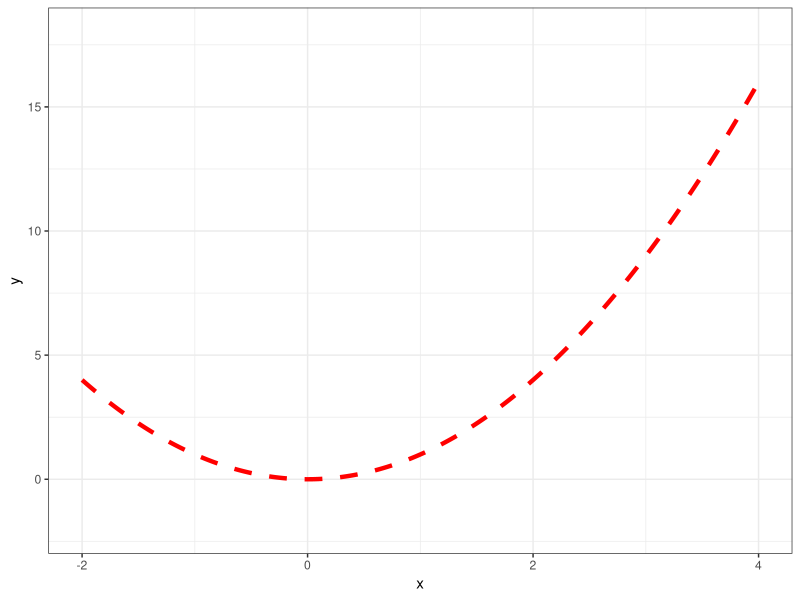
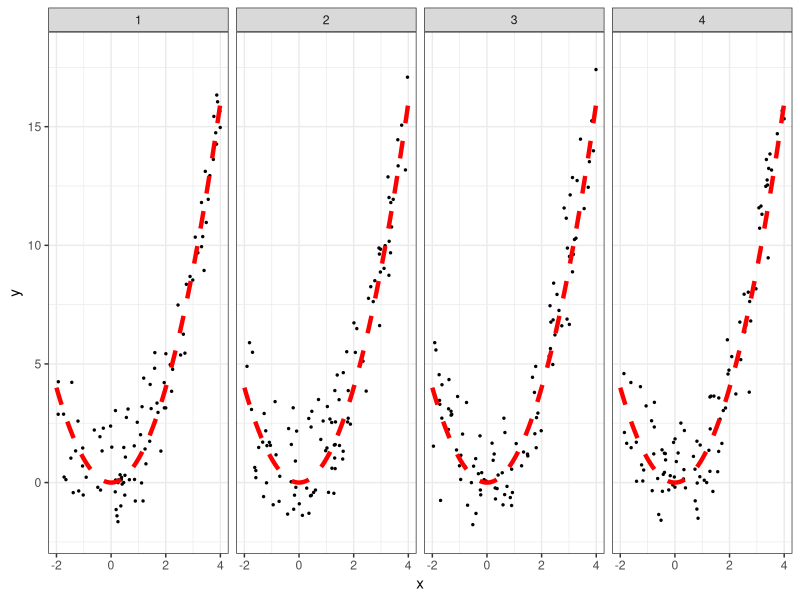
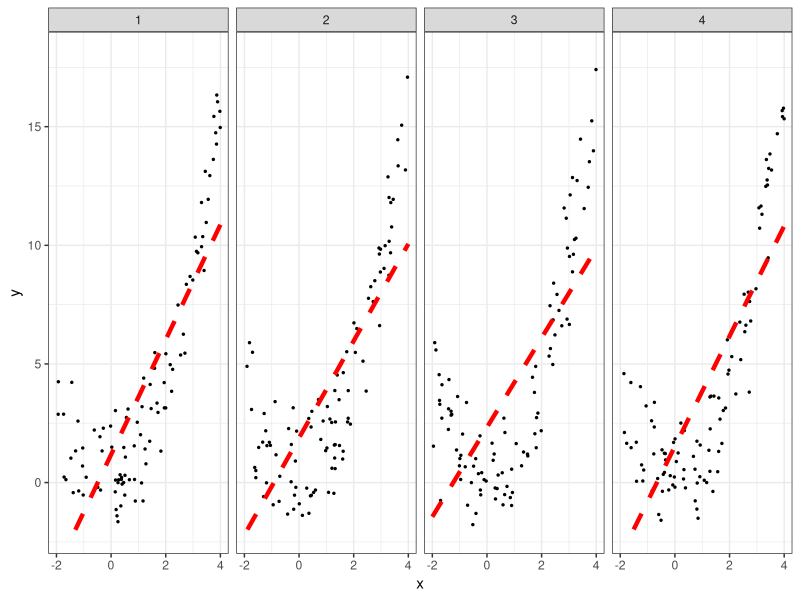
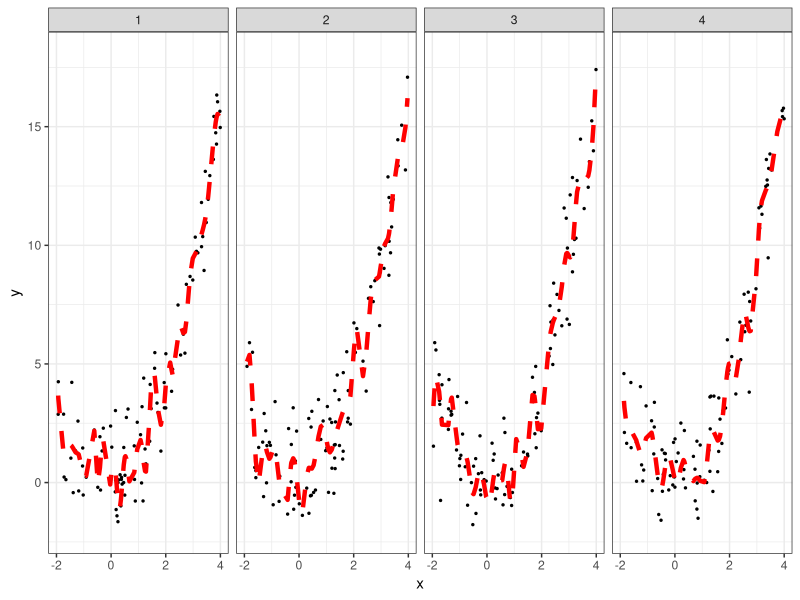

Here is the R script that generated these plots, in order:
## ---- chunk 1
knitr::opts_chunk$set(fig.retina = 3, warning = FALSE, message = FALSE)
## ---- chunk 2
#knitr::include_graphics("http://www.stat.cmu.edu/~pfreeman/flexibility.png")
## ---- chunk 3
#knitr::include_graphics("http://www.stat.cmu.edu/~pfreeman/flexibility.png")
## ---- chunk 4
#knitr::include_graphics("http://www.stat.cmu.edu/~pfreeman/flexibility.png")
## ---- chunk 5
knitr::include_graphics("https://66.media.tumblr.com/c4886c7b12f2a9a7d81cba3e8d8f1d00/bc9f1aa7fb6adf6d-7c/s1280x1920/a01569c35bebdac425baf4ed3360f1481580d4d6.jpg")
## ---- chunk 6
#knitr::include_graphics("http://www.stat.cmu.edu/~pfreeman/Flexibility.png")
## ---- chunk 7
#knitr::include_graphics("http://www.stat.cmu.edu/~pfreeman/Flexibility.png")
## ---- chunk 8
#knitr::include_graphics("http://www.stat.cmu.edu/~pfreeman/Flexibility.png")
## ---- chunk 9
#knitr::include_graphics("http://www.stat.cmu.edu/~pfreeman/Flexibility.png")
## ---- chunk 10
set.seed(101)    # can be any number...
sample(10,3)     # sample three numbers between 1 and 10 inclusive
set.seed(101)
sample(10,3)     # voila: the same three numbers!
## ---- chunk 11
library(ggplot2)
x.true  = seq(-2,4,0.01)
df.true = data.frame("x"=x.true,"y"=x.true^2)
ggplot(data=df.true,mapping=aes(x=x,y=y)) + geom_line(linetype="dashed",color="red",size=1.5) + ylim(-2,18) +
  theme_bw()
## ---- chunk 12
df = data.frame()
for ( ii in 1:4 ) {
  set.seed(101+ii)
  x = runif(100,min=-2,max=4)
  y = x^2 + rnorm(100,sd=1.5)
  df.tmp = data.frame("exp"=rep(ii,100),x,y)
  df = rbind(df,df.tmp)
}
df$exp = factor(df$exp)
ggplot(data=df,mapping=aes(x=x,y=y)) + geom_point(size=0.5) + 
  geom_line(data=df.true,mapping=aes(x=x,y=y),linetype="dashed",color="red",size=1.5) + xlim(-2,4) + ylim(-2,18) + 
  theme_bw() + 
  facet_wrap(~exp,ncol = 4)
## ---- chunk 13
df.lm = data.frame()
for ( ii in 1:4 ) {
  w = which(df$exp==ii)
  x = df$x[w]
  y = df$y[w]
  out.lm = lm(y~x)
  y.lm = coef(out.lm)[1] + coef(out.lm)[2]*df.true$x
  df.tmp = data.frame("exp"=rep(ii,nrow(df.true)),"x"=df.true$x,"y"=y.lm)
  df.lm = rbind(df.lm,df.tmp)
}
## ---- chunk 14
df.lm$exp = factor(df.lm$exp)
ggplot(data=df,mapping=aes(x=x,y=y)) + geom_point(size=0.5) + 
  geom_line(data=df.lm,mapping=aes(x=x,y=y),linetype="dashed",color="red",size=1.5) + xlim(-2,4) + ylim(-2,18)  + 
  theme_bw() + 
  facet_wrap(~exp,ncol = 4)
## ---- chunk 15
if ( require(splines) == FALSE ) {
  install.packages("splines",repos="https://cloud.r-project.org")
  library(splines)
}
df.spline = data.frame()
for ( ii in 1:4 ) {
  w = which(df$exp==ii)
  x = df$x[w]
  y = df$y[w]
  out.spline = lm(y~bs(x,knots=seq(-1.5,3.5,by=0.2)))
  y.spline = predict(out.spline)
  o = order(x)
  df.tmp = data.frame("exp"=rep(ii,length(x)),"x"=x[o],"y"=y.spline[o])
  df.spline = rbind(df.spline,df.tmp)
}
## ---- chunk 16
df.spline$exp = factor(df.spline$exp)
ggplot(data=df,mapping=aes(x=x,y=y)) + geom_point(size=0.5) + 
  geom_line(data=df.spline,mapping=aes(x=x,y=y),linetype="dashed",color="red",size=1.5) + xlim(-2,4) + ylim(-2,18) + 
  theme_bw() + 
  facet_wrap(~exp,ncol = 4)
## ---- chunk 17
#knitr::include_graphics("http://www.stat.cmu.edu/~pfreeman/Flexibility.png")
